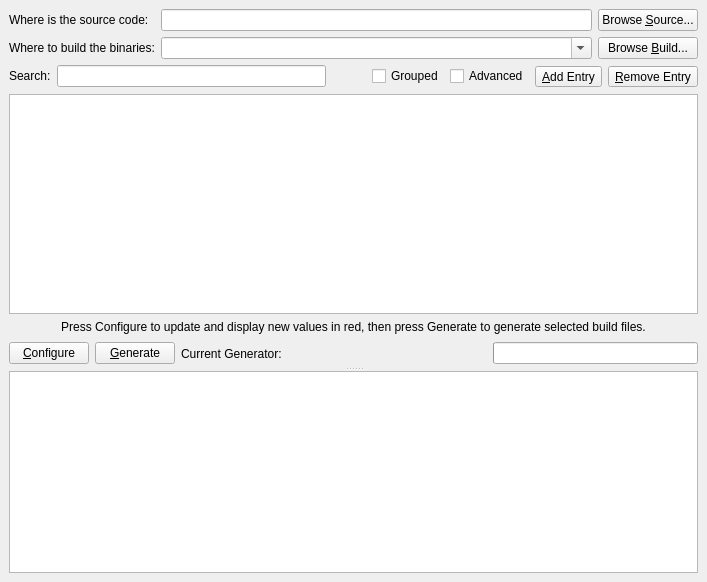
<?xml version="1.0" encoding="UTF-8"?>
<ui version="4.0">
 <class>CMakeSetupDialog</class>
 <widget class="QWidget" name="CMakeSetupDialog">
  <property name="geometry">
   <rect>
    <x>0</x>
    <y>0</y>
    <width>707</width>
    <height>582</height>
   </rect>
  </property>
  <layout class="QGridLayout">
   <property name="margin">
    <number>9</number>
   </property>
   <property name="spacing">
    <number>6</number>
   </property>
   <item row="0" column="0">
    <layout class="QGridLayout">
     <property name="margin">
      <number>0</number>
     </property>
     <property name="spacing">
      <number>6</number>
     </property>
     <item row="0" column="0">
      <widget class="QLabel" name="label">
       <property name="text">
        <string>Where is the source code:</string>
       </property>
      </widget>
     </item>
     <item row="0" column="1">
      <widget class="QLineEdit" name="SourceDirectory"/>
     </item>
     <item row="0" column="2">
      <widget class="QPushButton" name="BrowseSourceDirectoryButton">
       <property name="text">
        <string>Browse &amp;Source...</string>
       </property>
      </widget>
     </item>
     <item row="1" column="0">
      <widget class="QLabel" name="label_2">
       <property name="text">
        <string>Where to build the binaries:</string>
       </property>
      </widget>
     </item>
     <item row="1" column="1">
      <widget class="QComboBox" name="BinaryDirectory">
       <property name="sizePolicy">
        <sizepolicy hsizetype="Ignored" vsizetype="Fixed">
         <horstretch>0</horstretch>
         <verstretch>0</verstretch>
        </sizepolicy>
       </property>
       <property name="editable">
        <bool>true</bool>
       </property>
      </widget>
     </item>
     <item row="1" column="2">
      <widget class="QPushButton" name="BrowseBinaryDirectoryButton">
       <property name="text">
        <string>Browse &amp;Build...</string>
       </property>
      </widget>
     </item>
    </layout>
   </item>
   <item row="1" column="0">
    <widget class="QSplitter" name="Splitter">
     <property name="orientation">
      <enum>Qt::Vertical</enum>
     </property>
     <widget class="QFrame" name="frame">
      <property name="frameShape">
       <enum>QFrame::NoFrame</enum>
      </property>
      <property name="frameShadow">
       <enum>QFrame::Raised</enum>
      </property>
      <layout class="QVBoxLayout">
       <property name="spacing">
        <number>6</number>
       </property>
       <property name="margin">
        <number>0</number>
       </property>
       <item>
        <layout class="QHBoxLayout">
         <property name="spacing">
          <number>6</number>
         </property>
         <property name="margin">
          <number>0</number>
         </property>
         <item>
          <widget class="QLabel" name="label_4">
           <property name="sizePolicy">
            <sizepolicy hsizetype="Fixed" vsizetype="Fixed">
             <horstretch>0</horstretch>
             <verstretch>0</verstretch>
            </sizepolicy>
           </property>
           <property name="text">
            <string>Search:</string>
           </property>
          </widget>
         </item>
         <item>
          <widget class="QLineEdit" name="Search">
           <property name="sizePolicy">
            <sizepolicy hsizetype="Expanding" vsizetype="Fixed">
             <horstretch>0</horstretch>
             <verstretch>0</verstretch>
            </sizepolicy>
           </property>
          </widget>
         </item>
         <item>
          <spacer>
           <property name="orientation">
            <enum>Qt::Horizontal</enum>
           </property>
           <property name="sizeType">
            <enum>QSizePolicy::Minimum</enum>
           </property>
           <property name="sizeHint" stdset="0">
            <size>
             <width>40</width>
             <height>23</height>
            </size>
           </property>
          </spacer>
         </item>
         <item>
          <widget class="QCheckBox" name="groupedCheck">
           <property name="text">
            <string>Grouped</string>
           </property>
          </widget>
         </item>
         <item>
          <widget class="QCheckBox" name="advancedCheck">
           <property name="text">
            <string>Advanced</string>
           </property>
          </widget>
         </item>
         <item>
          <widget class="QToolButton" name="AddEntry">
           <property name="toolTip">
            <string>Add New Entry</string>
           </property>
           <property name="text">
            <string>&amp;Add Entry</string>
           </property>
           <property name="icon">
            <iconset resource="CMakeSetup.qrc">
             <normaloff>:/Icons/Plus16.png</normaloff>:/Icons/Plus16.png</iconset>
           </property>
           <property name="toolButtonStyle">
            <enum>Qt::ToolButtonTextBesideIcon</enum>
           </property>
          </widget>
         </item>
         <item>
          <widget class="QToolButton" name="RemoveEntry">
           <property name="toolTip">
            <string>Remove Selected Entries</string>
           </property>
           <property name="text">
            <string>&amp;Remove Entry</string>
           </property>
           <property name="icon">
            <iconset resource="CMakeSetup.qrc">
             <normaloff>:/Icons/Delete16.png</normaloff>:/Icons/Delete16.png</iconset>
           </property>
           <property name="toolButtonStyle">
            <enum>Qt::ToolButtonTextBesideIcon</enum>
           </property>
          </widget>
         </item>
        </layout>
       </item>
       <item>
        <widget class="QCMakeCacheView" name="CacheValues">
         <property name="alternatingRowColors">
          <bool>true</bool>
         </property>
         <property name="selectionMode">
          <enum>QAbstractItemView::ExtendedSelection</enum>
         </property>
         <property name="selectionBehavior">
          <enum>QAbstractItemView::SelectRows</enum>
         </property>
        </widget>
       </item>
       <item>
        <widget class="QLabel" name="label_3">
         <property name="text">
          <string>Press Configure to update and display new values in red, then press Generate to generate selected build files.</string>
         </property>
         <property name="alignment">
          <set>Qt::AlignCenter</set>
         </property>
         <property name="wordWrap">
          <bool>true</bool>
         </property>
        </widget>
       </item>
       <item>
        <layout class="QHBoxLayout">
         <property name="spacing">
          <number>6</number>
         </property>
         <property name="margin">
          <number>0</number>
         </property>
         <item>
          <widget class="QPushButton" name="ConfigureButton">
           <property name="text">
            <string>&amp;Configure</string>
           </property>
          </widget>
         </item>
         <item>
          <widget class="QPushButton" name="GenerateButton">
           <property name="text">
            <string>&amp;Generate</string>
           </property>
          </widget>
         </item>
         <item>
          <widget class="QLabel" name="Generator">
           <property name="text">
            <string>Current Generator:</string>
           </property>
          </widget>
         </item>
         <item>
          <spacer>
           <property name="orientation">
            <enum>Qt::Horizontal</enum>
           </property>
           <property name="sizeType">
            <enum>QSizePolicy::Expanding</enum>
           </property>
           <property name="sizeHint" stdset="0">
            <size>
             <width>121</width>
             <height>27</height>
            </size>
           </property>
          </spacer>
         </item>
         <item>
          <widget class="QProgressBar" name="ProgressBar">
           <property name="minimum">
            <number>0</number>
           </property>
           <property name="maximum">
            <number>100</number>
           </property>
           <property name="value">
            <number>0</number>
           </property>
           <property name="textVisible">
            <bool>false</bool>
           </property>
           <property name="orientation">
            <enum>Qt::Horizontal</enum>
           </property>
           <property name="textDirection">
            <enum>QProgressBar::BottomToTop</enum>
           </property>
          </widget>
         </item>
        </layout>
       </item>
      </layout>
     </widget>
     <widget class="QTextEdit" name="Output">
      <property name="lineWrapMode">
       <enum>QTextEdit::NoWrap</enum>
      </property>
      <property name="readOnly">
       <bool>true</bool>
      </property>
     </widget>
    </widget>
   </item>
  </layout>
 </widget>
 <customwidgets>
  <customwidget>
   <class>QCMakeCacheView</class>
   <extends>QTreeView</extends>
   <header>QCMakeCacheView.h</header>
  </customwidget>
 </customwidgets>
 <resources>
  <include location="CMakeSetup.qrc"/>
 </resources>
 <connections/>
</ui>
